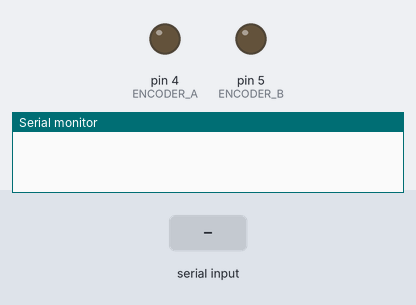
Simulated run of this sketch. Board: Arduino Uno, built with avr-gcc and run on an emulated ATmega328P. Shown: output pins drawn as LEDs (lit = HIGH), the last lines printed to the serial monitor. The inputs (shaded band) are chosen by the test bench.

Above: at 1.2 s.
1.3 s: "90,45\n" received over Serial
At 2.0 s:
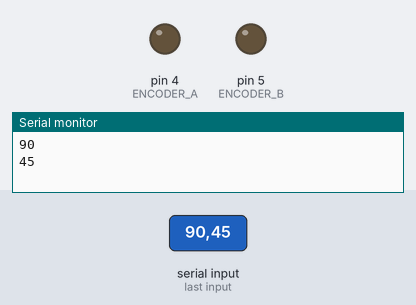
4.3 s: "5\n" received over Serial
At 6.6 s:
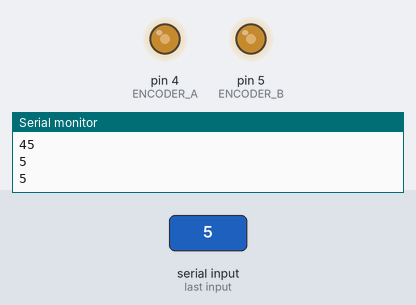
6.9 s: "30,150\n" received over Serial
At 7.04 s:
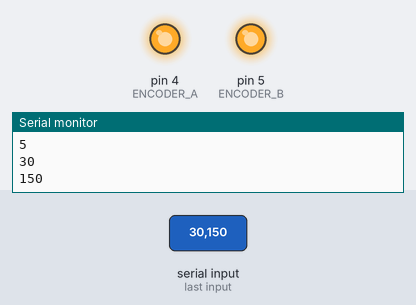
Timing chart, 0 to 15.9 s (numbered marks = the images above; inputs shaded):
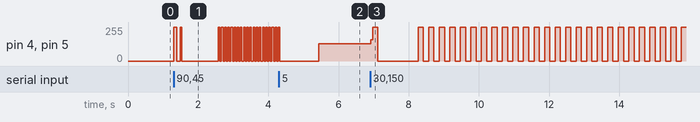

The sketch:

EncoderMimic.ino
```cpp
#define ENCODER_A 4
#define ENCODER_B 5

int del = 1;
void setup() {
  Serial.begin(9600);
  pinMode(ENCODER_A, OUTPUT);
  pinMode(ENCODER_B, OUTPUT);
}

void loop() {
  if (Serial.available() > 0){
    int x = Serial.parseInt();
    if(x>0)
      del = x;
      Serial.println(del);
  }
  //Enter 1 if want to stop the feedback
  if (del<2){
    digitalWrite(ENCODER_A, LOW);
    digitalWrite(ENCODER_B, LOW);
  }
  else{
    digitalWrite(ENCODER_A, HIGH);
    digitalWrite(ENCODER_B, HIGH);
    delay(del);  //Time period of sq wave at default del is 18ms
    digitalWrite(ENCODER_A, LOW);
    digitalWrite(ENCODER_B, LOW);
    delay(del);
  }
  //Serial.println(del);
}
```

Measured:
- after the input at 1.3 s, pin 4 (ENCODER_A), pin 5 (ENCODER_B): goes 255/255 0.09 s, 0/255 0.09 s, 255/255 0.05 s, 0/255 1.0 s, 19 × (255/255 0.05 s, 0/255 0.05 s), then 255/255, starting at once
